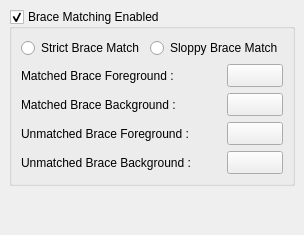
     <widget class="QWidget" name="pBraceMatching" >
      <layout class="QVBoxLayout" >
       <property name="margin" >
        <number>9</number>
       </property>
       <property name="spacing" >
        <number>6</number>
       </property>
       <item>
        <widget class="QGroupBox" name="gbBraceMatchingEnabled" >
         <property name="title" >
          <string>Brace Matching Enabled</string>
         </property>
         <property name="checkable" >
          <bool>true</bool>
         </property>
         <layout class="QGridLayout" >
          <property name="margin" >
           <number>9</number>
          </property>
          <property name="spacing" >
           <number>6</number>
          </property>
          <item row="1" column="0" colspan="2" >
           <layout class="QGridLayout" >
            <property name="margin" >
             <number>0</number>
            </property>
            <property name="spacing" >
             <number>6</number>
            </property>
            <item row="1" column="1" >
             <widget class="QToolButton" name="tbMatchedBraceBackground" >
              <property name="sizePolicy" >
               <sizepolicy>
                <hsizetype>0</hsizetype>
                <vsizetype>0</vsizetype>
                <horstretch>0</horstretch>
                <verstretch>0</verstretch>
               </sizepolicy>
              </property>
              <property name="iconSize" >
               <size>
                <width>48</width>
                <height>16</height>
               </size>
              </property>
             </widget>
            </item>
            <item row="2" column="0" >
             <widget class="QLabel" name="lUnmatchedBraceForeground" >
              <property name="text" >
               <string>Unmatched Brace Foreground :</string>
              </property>
             </widget>
            </item>
            <item row="1" column="0" >
             <widget class="QLabel" name="lMatchedBraceBackground" >
              <property name="text" >
               <string>Matched Brace Background :</string>
              </property>
             </widget>
            </item>
            <item row="3" column="0" >
             <widget class="QLabel" name="lUnmatchedBraceBackground" >
              <property name="text" >
               <string>Unmatched Brace Background :</string>
              </property>
             </widget>
            </item>
            <item row="0" column="1" >
             <widget class="QToolButton" name="tbMatchedBraceForeground" >
              <property name="sizePolicy" >
               <sizepolicy>
                <hsizetype>0</hsizetype>
                <vsizetype>0</vsizetype>
                <horstretch>0</horstretch>
                <verstretch>0</verstretch>
               </sizepolicy>
              </property>
              <property name="iconSize" >
               <size>
                <width>48</width>
                <height>16</height>
               </size>
              </property>
             </widget>
            </item>
            <item row="0" column="0" >
             <widget class="QLabel" name="lMatchedBraceForeground" >
              <property name="text" >
               <string>Matched Brace Foreground :</string>
              </property>
             </widget>
            </item>
            <item row="3" column="1" >
             <widget class="QToolButton" name="tbUnmatchedBraceBackground" >
              <property name="sizePolicy" >
               <sizepolicy>
                <hsizetype>0</hsizetype>
                <vsizetype>0</vsizetype>
                <horstretch>0</horstretch>
                <verstretch>0</verstretch>
               </sizepolicy>
              </property>
              <property name="iconSize" >
               <size>
                <width>48</width>
                <height>16</height>
               </size>
              </property>
             </widget>
            </item>
            <item row="2" column="1" >
             <widget class="QToolButton" name="tbUnmatchedBraceForeground" >
              <property name="sizePolicy" >
               <sizepolicy>
                <hsizetype>0</hsizetype>
                <vsizetype>0</vsizetype>
                <horstretch>0</horstretch>
                <verstretch>0</verstretch>
               </sizepolicy>
              </property>
              <property name="iconSize" >
               <size>
                <width>48</width>
                <height>16</height>
               </size>
              </property>
             </widget>
            </item>
           </layout>
          </item>
          <item row="0" column="0" >
           <widget class="QRadioButton" name="rbStrictBraceMatch" >
            <property name="text" >
             <string>Strict Brace Match</string>
            </property>
           </widget>
          </item>
          <item row="0" column="1" >
           <widget class="QRadioButton" name="rbSloppyBraceMatch" >
            <property name="text" >
             <string>Sloppy Brace Match</string>
            </property>
           </widget>
          </item>
         </layout>
        </widget>
       </item>
       <item>
        <spacer>
         <property name="orientation" >
          <enum>Qt::Vertical</enum>
         </property>
         <property name="sizeHint" >
          <size>
           <width>20</width>
           <height>40</height>
          </size>
         </property>
        </spacer>
       </item>
      </layout>
     </widget>
